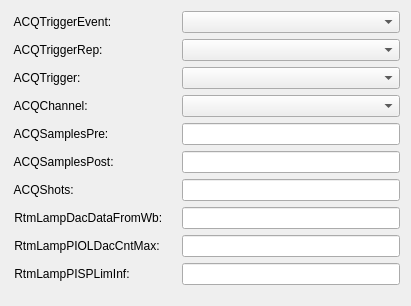
    <widget class="QWidget" name="gridLayoutWidget">
     <property name="geometry">
      <rect>
       <x>10</x>
       <y>20</y>
       <width>411</width>
       <height>306</height>
      </rect>
     </property>
     <layout class="QGridLayout" name="gridLayout">
      <item row="7" column="2">
       <widget class="PyDMLineEdit" name="PyDMLineEdit_16">
        <property name="toolTip">
         <string/>
        </property>
        <property name="channel" stdset="0">
         <string>XX-22SL19:DI-FOFBCtrl:RtmLampDacDataFromWb-SP</string>
        </property>
       </widget>
      </item>
      <item row="5" column="0">
       <widget class="QLabel" name="label_4">
        <property name="text">
         <string> ACQSamplesPost:</string>
        </property>
       </widget>
      </item>
      <item row="4" column="2">
       <widget class="PyDMLineEdit" name="PyDMLineEdit_3">
        <property name="toolTip">
         <string/>
        </property>
        <property name="channel" stdset="0">
         <string>XX-22SL19:DI-FOFBCtrl:ACQSamplesPre-SP</string>
        </property>
       </widget>
      </item>
      <item row="9" column="2">
       <widget class="PyDMLineEdit" name="PyDMLineEdit_23">
        <property name="toolTip">
         <string/>
        </property>
        <property name="channel" stdset="0">
         <string>XX-22SL19:DI-FOFBCtrl:RtmLampPISPLimInf-SP</string>
        </property>
       </widget>
      </item>
      <item row="2" column="1">
       <widget class="PyDMLabel" name="PyDMLabel_2">
        <property name="toolTip">
         <string/>
        </property>
        <property name="channel" stdset="0">
         <string>XX-22SL19:DI-FOFBCtrl:ACQTrigger-Sel</string>
        </property>
       </widget>
      </item>
      <item row="4" column="1">
       <widget class="PyDMLabel" name="PyDMLabel_4">
        <property name="toolTip">
         <string/>
        </property>
        <property name="channel" stdset="0">
         <string>XX-22SL19:DI-FOFBCtrl:ACQSamplesPre-RB</string>
        </property>
       </widget>
      </item>
      <item row="5" column="1">
       <widget class="PyDMLabel" name="PyDMLabel_5">
        <property name="toolTip">
         <string/>
        </property>
        <property name="channel" stdset="0">
         <string>XX-22SL19:DI-FOFBCtrl:ACQSamplesPost-RB</string>
        </property>
       </widget>
      </item>
      <item row="3" column="2">
       <widget class="PyDMEnumComboBox" name="PyDMEnumComboBox_5">
        <property name="toolTip">
         <string/>
        </property>
        <property name="channel" stdset="0">
         <string>XX-22SL19:DI-FOFBCtrl:ACQChannel-Sel</string>
        </property>
       </widget>
      </item>
      <item row="6" column="2">
       <widget class="PyDMLineEdit" name="PyDMLineEdit_4">
        <property name="toolTip">
         <string/>
        </property>
        <property name="channel" stdset="0">
         <string>XX-22SL19:DI-FOFBCtrl:ACQShots-SP</string>
        </property>
       </widget>
      </item>
      <item row="1" column="2">
       <widget class="PyDMEnumComboBox" name="PyDMEnumComboBox_2">
        <property name="toolTip">
         <string/>
        </property>
        <property name="channel" stdset="0">
         <string>XX-22SL19:DI-FOFBCtrl:ACQTriggerRep-Sel</string>
        </property>
       </widget>
      </item>
      <item row="0" column="0">
       <widget class="QLabel" name="label_2">
        <property name="text">
         <string> ACQTriggerEvent:</string>
        </property>
       </widget>
      </item>
      <item row="7" column="0">
       <widget class="QLabel" name="label_10">
        <property name="text">
         <string> RtmLampDacDataFromWb:</string>
        </property>
       </widget>
      </item>
      <item row="8" column="1">
       <widget class="PyDMLabel" name="PyDMLabel_34">
        <property name="toolTip">
         <string/>
        </property>
        <property name="channel" stdset="0">
         <string>XX-22SL19:DI-FOFBCtrl:RtmLampPIOLDacCntMax-RB</string>
        </property>
       </widget>
      </item>
      <item row="2" column="0">
       <widget class="QLabel" name="label_8">
        <property name="text">
         <string> ACQTrigger:</string>
        </property>
       </widget>
      </item>
      <item row="0" column="2">
       <widget class="PyDMEnumComboBox" name="PyDMEnumComboBox_4">
        <property name="toolTip">
         <string/>
        </property>
        <property name="channel" stdset="0">
         <string>XX-22SL19:DI-FOFBCtrl:ACQTriggerEvent-Sel</string>
        </property>
       </widget>
      </item>
      <item row="3" column="1">
       <widget class="PyDMLabel" name="PyDMLabel_7">
        <property name="toolTip">
         <string/>
        </property>
        <property name="channel" stdset="0">
         <string>XX-22SL19:DI-FOFBCtrl:ACQChannel-Sel</string>
        </property>
       </widget>
      </item>
      <item row="9" column="0">
       <widget class="QLabel" name="label_20">
        <property name="text">
         <string> RtmLampPISPLimInf:</string>
        </property>
       </widget>
      </item>
      <item row="6" column="1">
       <widget class="PyDMLabel" name="PyDMLabel_6">
        <property name="toolTip">
         <string/>
        </property>
        <property name="channel" stdset="0">
         <string>XX-22SL19:DI-FOFBCtrl:ACQShots-RB</string>
        </property>
       </widget>
      </item>
      <item row="1" column="0">
       <widget class="QLabel" name="label_7">
        <property name="text">
         <string> ACQTriggerRep:</string>
        </property>
       </widget>
      </item>
      <item row="2" column="2">
       <widget class="PyDMEnumComboBox" name="PyDMEnumComboBox_3">
        <property name="toolTip">
         <string/>
        </property>
        <property name="channel" stdset="0">
         <string>XX-22SL19:DI-FOFBCtrl:ACQTrigger-Sel</string>
        </property>
       </widget>
      </item>
      <item row="5" column="2">
       <widget class="PyDMLineEdit" name="PyDMLineEdit">
        <property name="toolTip">
         <string/>
        </property>
        <property name="channel" stdset="0">
         <string>XX-22SL19:DI-FOFBCtrl:ACQSamplesPost-SP</string>
        </property>
       </widget>
      </item>
      <item row="8" column="0">
       <widget class="QLabel" name="label_35">
        <property name="text">
         <string> RtmLampPIOLDacCntMax:</string>
        </property>
       </widget>
      </item>
      <item row="8" column="2">
       <widget class="PyDMLineEdit" name="PyDMLineEdit_31">
        <property name="toolTip">
         <string/>
        </property>
        <property name="channel" stdset="0">
         <string>XX-22SL19:DI-FOFBCtrl:RtmLampPIOLDacCntMax-SP</string>
        </property>
       </widget>
      </item>
      <item row="7" column="1">
       <widget class="PyDMLabel" name="PyDMLabel_10">
        <property name="toolTip">
         <string/>
        </property>
        <property name="channel" stdset="0">
         <string>XX-22SL19:DI-FOFBCtrl:RtmLampDacDataFromWb-RB</string>
        </property>
       </widget>
      </item>
      <item row="4" column="0">
       <widget class="QLabel" name="label">
        <property name="text">
         <string> ACQSamplesPre:</string>
        </property>
       </widget>
      </item>
      <item row="6" column="0">
       <widget class="QLabel" name="label_5">
        <property name="text">
         <string> ACQShots:</string>
        </property>
       </widget>
      </item>
      <item row="3" column="0">
       <widget class="QLabel" name="label_6">
        <property name="text">
         <string> ACQChannel:</string>
        </property>
       </widget>
      </item>
      <item row="0" column="1">
       <widget class="PyDMLabel" name="PyDMLabel">
        <property name="toolTip">
         <string/>
        </property>
        <property name="channel" stdset="0">
         <string>XX-22SL19:DI-FOFBCtrl:ACQTriggerEvent-Sel</string>
        </property>
       </widget>
      </item>
      <item row="1" column="1">
       <widget class="PyDMLabel" name="PyDMLabel_8">
        <property name="toolTip">
         <string/>
        </property>
        <property name="channel" stdset="0">
         <string>XX-22SL19:DI-FOFBCtrl:ACQTriggerRep-Sel</string>
        </property>
       </widget>
      </item>
      <item row="9" column="1">
       <widget class="PyDMLabel" name="PyDMLabel_26">
        <property name="toolTip">
         <string/>
        </property>
        <property name="channel" stdset="0">
         <string>XX-22SL19:DI-FOFBCtrl:RtmLampPISPLimInf-RB</string>
        </property>
       </widget>
      </item>
     </layout>
    </widget>
